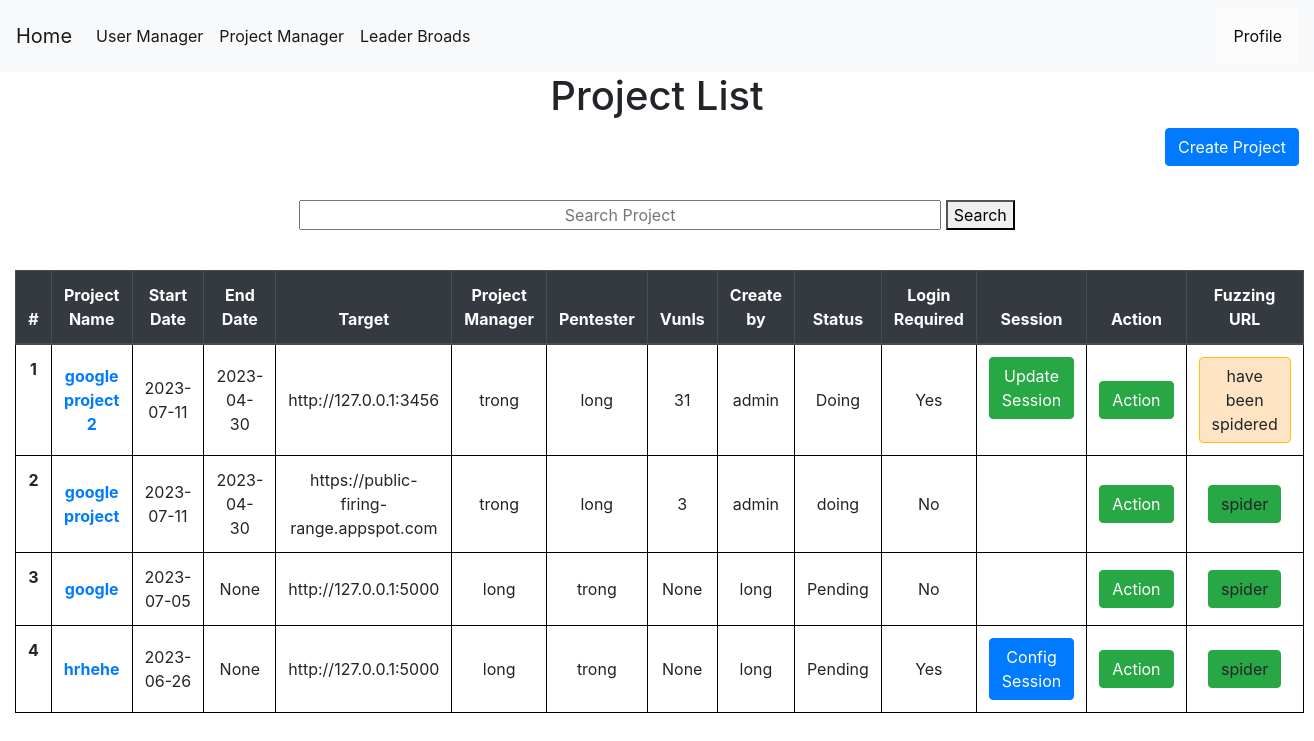
Page /projectmanager (signed in) on the earlier database version.
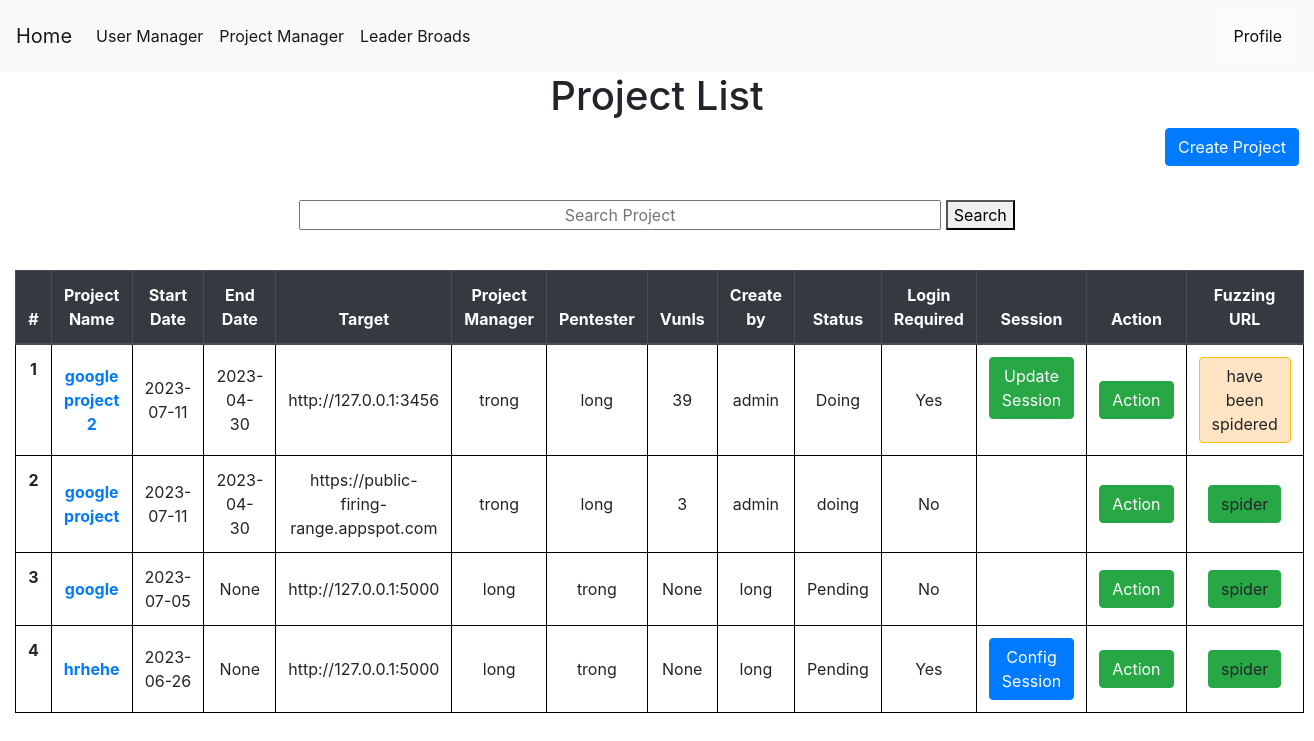
Same page on the later database version.
### tables this page shows
CREATE TABLE projects (
    projectid INTEGER PRIMARY KEY AUTOINCREMENT,
    projectname TEXT NOT NULL,
    startdate date NOT NULL,
    enddate date,
    vunls int,
    target text not null,
    securitylevel TEXT,
    manager TEXT ,
    pentester TEXT ,
    status TEXT NOT NULL,
    create_by INTEGER ,
    isspider INTEGER,
    login INTEGER NOT NULL,
    isconfig INTEGER NOT NULL DEFAULT 0,
    FOREIGN KEY (pentester) REFERENCES users(userid) ON DELETE CASCADE
    FOREIGN KEY (manager) REFERENCES users(userid) ON DELETE CASCADE
    FOREIGN KEY (create_by) REFERENCES users(userid) ON DELETE CASCADE
);

### app.py (the view)
@app.route('/projectmanager', methods=('GET', 'POST'))
def showproject():
    msg = ''
    if session["userid"] == None:
        return redirect(url_for('login'))
    currentuser = get_current_user()
    conn = get_db_connection()
    projects = conn.execute('SELECT * FROM projects').fetchall()
    users = conn.execute('SELECT * FROM users').fetchall()
    conn.commit()
    conn.close()
    return render_template('show_project.html', currentuser=currentuser,projects=projects,users=users,msg=msg)

### app.py (called while the page is built)
def get_db_connection():
    conn = sqlite3.connect('database.db')
    conn.row_factory = sqlite3.Row
    return conn

def get_current_user():
    userid = session["userid"]
    conn = get_db_connection()
    user = conn.execute('SELECT * FROM users WHERE userid = ?',(userid,)).fetchone()
    conn.commit()
    conn.close()
    return user

### templates/show_project.html (shortened to what the changed rows need)
{% extends 'base.html' %}
{% block content %}
    <center><h1>{% block title %}  Project List  {% endblock %}</h1></center>
    <link rel= "stylesheet" type= "text/css" href= "{{ url_for('static',filename='css/showuser.css') }}">
    <link rel= "stylesheet" type= "text/css" href= "{{ url_for('static',filename='css/loading.css') }}">
<div >
    <table class="table" style="width:100%">
        <thead class="thead-dark" style="width:100%">
          <tr>
            <th style="text-align: center"scope="col">#</th>
            <th style="text-align: center"scope="col">Project Name</th>
            <th style="text-align: center"scope="col">Start Date</th>
            <th style="text-align: center"scope="col">End Date</th>
            <th style="text-align: center"scope="col">Target</th>
            <th style="text-align: center"scope="col">Project Manager</th>
            <th style="text-align: center"scope="col">Pentester</th>
            <th style="text-align: center"scope="col">Vunls</th>
            <th style="text-align: center"scope="col">Create by</th>
            <th style="text-align: center"scope="col">Status</th>
            <th style="text-align: center"scope="col">Login Required</th>
            <th style="text-align: center"scope="col">Session</th>
            <th style="text-align: center;width: 10%;"scope="col">Action</th>
            <th style="text-align: center"scope="col">Fuzzing URL</th>
          </tr>
        </thead>
        <tbody>
        {% for project in projects %}
          <tr >
            <th style="text-align: center" class="counterCell"></th>
            <th style="text-align: center"class="align-middle" scope="row"><a href="{{ url_for('project_detail',id= project.projectid) }} ">{{ project.projectname }}</a></th>
            <td style="text-align: center"class="align-middle" >{{ project.startdate }}</td>
            <td style="text-align: center"class="align-middle" >{{ project.enddate }}</td>
            <td style="text-align: center"class="align-middle" >{{ project.target }}</a></td>
            <td style="text-align: center"class="align-middle" >{{ project.manager }}</td>
            <td style="text-align: center"class="align-middle" >{{ project.pentester }}</td>
            <td style="text-align: center"class="align-middle" >{{ project.vunls }}</td>
            <td style="text-align: center"class="align-middle" >{{ project.create_by }}</td>
            <td style="text-align: center"class="align-middle" >{{ project.status }}</td>
            {% if project.login == 1 %}
            <td style="text-align: center"class="align-middle" >Yes</td>
            {% else %}
            <td style="text-align: center"class="align-middle" >No</td>
            {% endif %}
            <td>
            {% if project.login == 1 %}
              {% if project.isconfig == 0%}
              <a style="text-align: center" href="{{ url_for('cookies_config',id= project.projectid) }}" class="btn btn-primary">Config Session</a>
              {% else %}
              <a style="text-align: center" href="{{ url_for('cookies_update',id= project.projectid) }}" class="btn btn-success">Update Session</a>
              {% endif%}
            {% else %}
            <a></a>
            {% endif %}
            </td>
            <td style="text-align: center" class="align-middle" >
              <div style="float:center;" class="dropdown">
                <button class="btn btn-success" class="dropbtn">Action</button>
              </div>
            </td>
            <td style="text-align: center" class="align-middle" >
                      {% if project.isspider != 1 %}
                      <a  style="text-align: center"class="btn btn-success" onclick="loadScreen({{project.projectid}})">spider</a>
                      {% else %}
                      <a class="btn btn-warning" style="background-color: bisque;" style="text-align: center" class="align-middle" >
                        have been spidered
                      </a>
                      {% endif %}
            </td>
          </tr>
        {% endfor %}
        </tbody>
      </table>
    </div>
{% endblock %}

Differences in the rows shown:
changed projects "google project 2": vunls "31" → "39"
